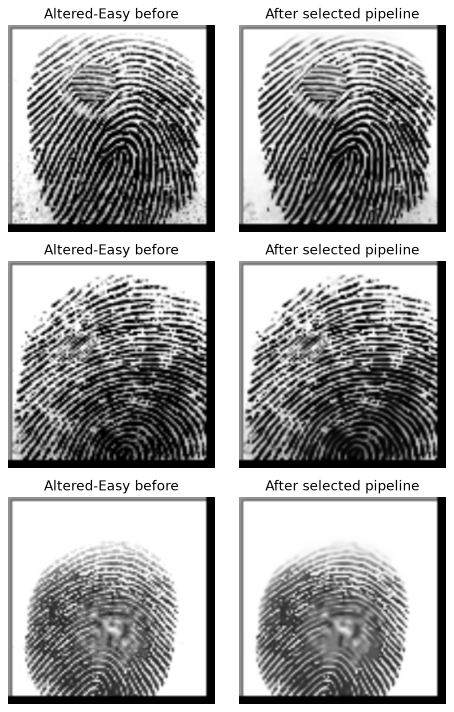
#> input picture Fingerprint_Enhancement_Jupyter_Project/Fingerprint_Enhancement_Jupyter_Project/Fingerprint_Enhancement_Project/outputs/focused_psnr_audit_altered_montage.png, 907 x 1424 px (shown at 1/2 size)
$ python -i focused_psnr_audit_optimisation.py   (imports and definitions only)   (older library calls are emulated)
#> lines starting #> are read from the running program, lines starting #| are printed output that depends on the picture; after the words box and inside, x2 and y2 are one past the last pixel; in counts of white or black regions, pixels touching at a corner belong together
#> further down, picture is the input picture: shape (1424, 907, 3); min 0, max 255, mean 162.8
from __future__ import annotations

import json
import math
import re
import warnings
import zlib
from dataclasses import dataclass
from datetime import datetime
from pathlib import Path
from time import perf_counter
from typing import Callable

import matplotlib

# [1 line not run here, left out]

import matplotlib.pyplot as plt
import numpy as np
import pandas as pd
from PIL import Image
from scipy import ndimage as ndi
from scipy import signal
from skimage import exposure
from skimage import filters
from skimage import measure
from skimage import morphology
from skimage import restoration
from skimage import transform
from skimage.draw import ellipse
from skimage.metrics import mean_squared_error
from skimage.metrics import peak_signal_noise_ratio
from skimage.metrics import structural_similarity

try:
    import cv2
except ImportError:  # pragma: no cover - optional acceleration only
    cv2 = None

try:
    import pywt
except ImportError:  # pragma: no cover - optional dependency fallback
    pywt = None

# [2 lines not run here, left out]


PROJECT_ROOT = Path(__file__).resolve().parent
DATA_ROOT = PROJECT_ROOT / "data" / "SOCOFing"
OUTPUT_DIR = PROJECT_ROOT / "outputs"
# [1 line not run here, left out]

IMAGE_SIZE = (256, 256)
RANDOM_SEED = 20260902
DEV_IMAGES = 12
TEST_IMAGES = 12
LITERATURE_PSNR_BENCHMARK_DB = 28.17
LITERATURE_MSE_REPORTED = 22.27
SUPPORTED_EXTENSIONS = {".bmp", ".png", ".jpg", ".jpeg", ".tif", ".tiff"}


@dataclass(frozen=True)
class CandidateConfig:
    candidate_id: str
    family: str
    label: str
    params: dict[str, object]
    apply: Callable[[np.ndarray], np.ndarray]


@dataclass(frozen=True)
class Scenario:
    scenario_id: str
    label: str
    severity: float
    justification: str
    operation_notes: str
    apply: Callable[[np.ndarray, int], tuple[np.ndarray, dict[str, object]]]


def metric_image(image: np.ndarray) -> np.ndarray:
    image = np.asarray(image, dtype=np.float32)
    image = np.nan_to_num(image, nan=0.0, posinf=1.0, neginf=0.0)
    return np.clip(image, 0.0, 1.0)
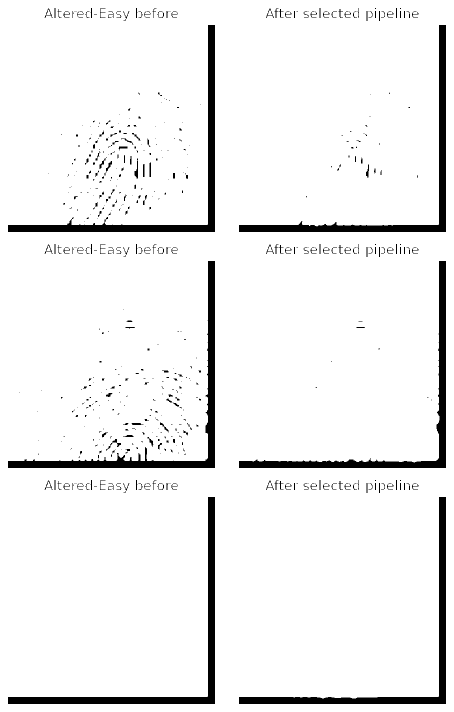
#> returned value: shape (1424, 907, 3) float32 (shown at 1/2 size); values 0 (black) and 1 (white), 93.9% white; 551 black regions (354 under 20 px), largest, box (x1, y1, x2, y2) and area: (16, 522, 430, 936) 11998, (16, 50, 430, 464) 11528, (16, 994, 430, 1408) 11397


# [66 lines left out: functions normalise_image, list_image_files, load_grayscale, raw_image_stats, select_split, psnr_from_mse and 1 more, not called in this run]


def blur_sigma_from_severity(severity: float) -> float:
    return 0.35 + 1.8 * float(severity)


def gaussian_noise_sigma_from_severity(severity: float) -> float:
    return 0.018 + 0.055 * float(severity)


def contrast_scale_from_severity(severity: float) -> float:
    return 1.0 - 0.58 * float(severity)


def illumination_amplitude_from_severity(severity: float) -> float:
    return 0.16 * float(severity)


def impulse_probability_from_severity(severity: float) -> float:
    return 0.0015 * float(severity)


def apply_blur(reference: np.ndarray, severity: float) -> tuple[np.ndarray, dict[str, object]]:
    sigma = blur_sigma_from_severity(severity)
    return metric_image(ndi.gaussian_filter(reference, sigma=sigma)), {"blur_sigma": sigma}


# [257 lines left out: functions apply_gaussian_noise, apply_low_contrast, apply_salt_pepper, apply_smudge, apply_current_stack, make_scenarios and 9 more, not called in this run]


def gaussian_filter(image: np.ndarray, sigma: float) -> np.ndarray:
    return metric_image(ndi.gaussian_filter(metric_image(image), sigma=float(sigma)))


def median_filter(image: np.ndarray, size: int) -> np.ndarray:
    return metric_image(ndi.median_filter(metric_image(image), size=int(size)))


def tv_restoration(image: np.ndarray, weight: float) -> np.ndarray:
    return metric_image(restoration.denoise_tv_chambolle(metric_image(image), weight=float(weight), channel_axis=None))


# [167 lines left out: functions homomorphic_filter, make_candidate_configs, not called in this run]


def fingerprint_mask(image: np.ndarray, block_size: int = 17) -> np.ndarray:
#> called with block_size = 17
    base = metric_image(image)
    mean = ndi.uniform_filter(base, size=block_size, mode="reflect")
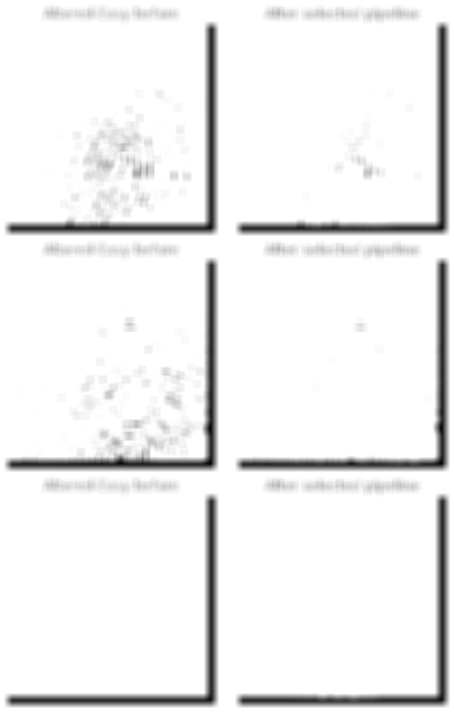
#> mean: shape (1424, 907, 3) float32 (shown at 1/2 size); min 0, max 1, mean 0.939
    mean_sq = ndi.uniform_filter(base * base, size=block_size, mode="reflect")
    local_std = np.sqrt(np.maximum(mean_sq - mean * mean, 0.0))
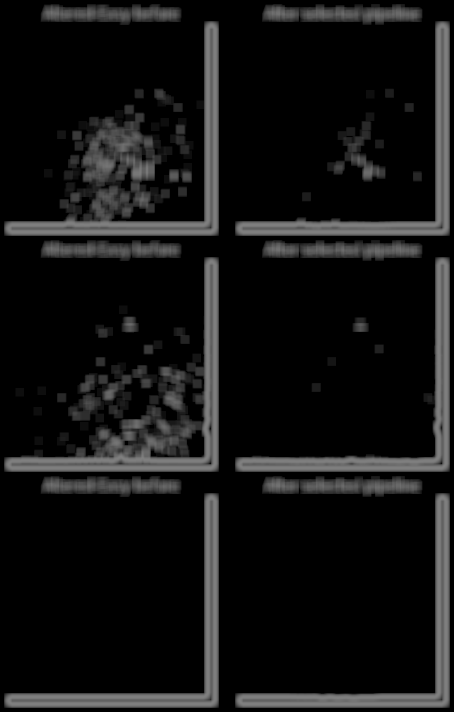
#> local_std: shape (1424, 907, 3) float32 (shown at 1/2 size); min 0, max 0.5, mean 0.0745
    threshold = max(0.012, float(np.percentile(local_std, 70) * 0.55))
#> threshold = 0.012
    mask = (local_std > threshold) | ((base < np.percentile(base, 92)) & (local_std > threshold * 0.55))
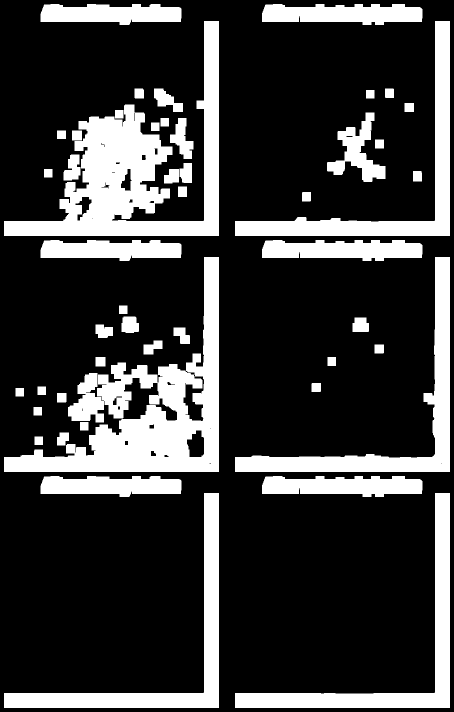
#> mask: shape (1424, 907, 3) bool (shown at 1/2 size); 23.4% white; 49 white regions, largest, box (x1, y1, x2, y2) and area: (8, 514, 438, 944) 59606, (8, 42, 438, 472) 56637, (470, 514, 900, 944) 26160
#> (the run stopped early here; a loop or call above may not have finished)

$ run again, on Fingerprint_Enhancement_Jupyter_Project/Fingerprint_Enhancement_Jupyter_Project/Fingerprint_Enhancement_Project/outputs/hybrid24_controlled_reference_comparison.png
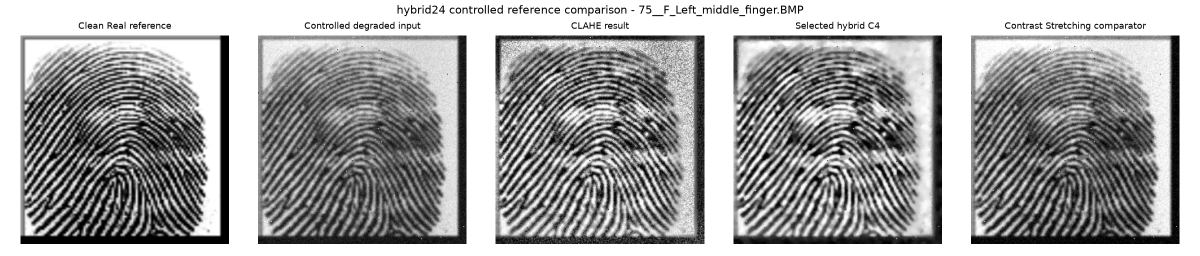
#> input picture Fingerprint_Enhancement_Jupyter_Project/Fingerprint_Enhancement_Jupyter_Project/Fingerprint_Enhancement_Project/outputs/hybrid24_controlled_reference_comparison.png, 2400 x 512 px (shown at 1/2 size)
#> picture is the input picture: shape (512, 2400, 3); min 0, max 255, mean 161.1
#> in metric_image, `return np.clip(image, 0.0, 1.0)`:
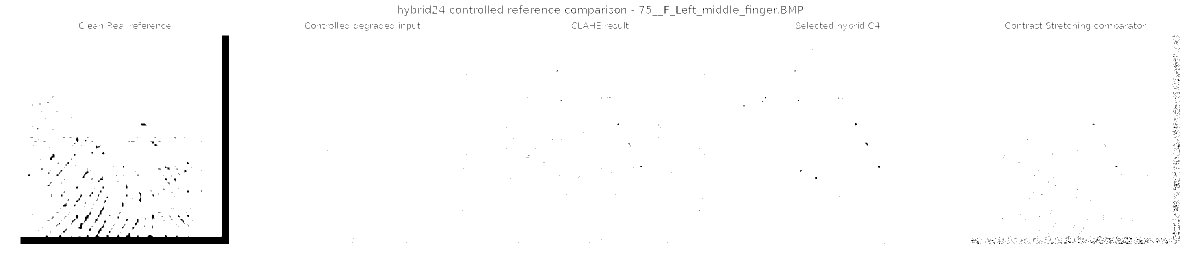
#> returned value: shape (512, 2400, 3) float32 (shown at 1/2 size); values 0 (black) and 1 (white), 98.5% white; 1078 black regions (1024 under 20 px), largest, box (x1, y1, x2, y2) and area: (41, 71, 458, 488) 11761, (168, 423, 182, 445) 80, (196, 413, 208, 434) 61
#> threshold = 0.012
#> in fingerprint_mask, `mask = (local_std > threshold) | ((base < np.percentile(base, 92)) & (..`:
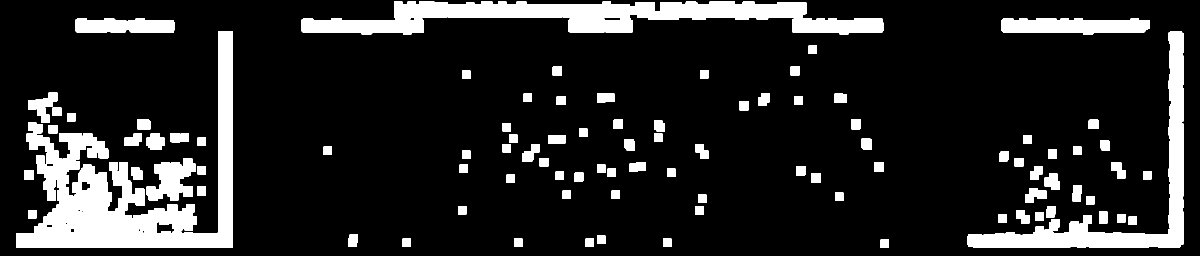
#> mask: shape (512, 2400, 3) bool (shown at 1/2 size); 14.4% white; 100 white regions, largest, box (x1, y1, x2, y2) and area: (33, 63, 466, 496) 57146, (602, 3, 1614, 69) 34737, (1934, 63, 2367, 496) 25913

$ run again, on Fingerprint_Enhancement_Jupyter_Project/Fingerprint_Enhancement_Jupyter_Project/Fingerprint_Enhancement_Project/outputs/hybrid24_direct_easy_comparison.png
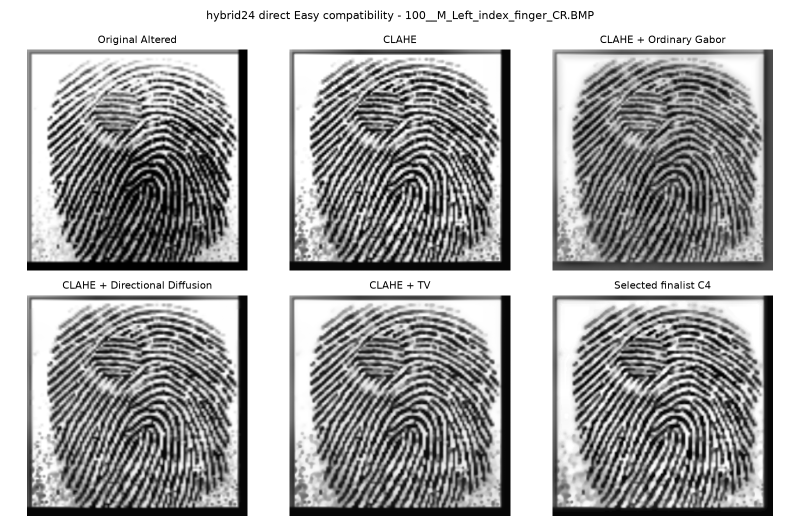
#> input picture Fingerprint_Enhancement_Jupyter_Project/Fingerprint_Enhancement_Jupyter_Project/Fingerprint_Enhancement_Project/outputs/hybrid24_direct_easy_comparison.png, 1600 x 1056 px (shown at 1/2 size)
#> picture is the input picture: shape (1056, 1600, 3); min 0, max 255, mean 169.7
#> in metric_image, `return np.clip(image, 0.0, 1.0)`:
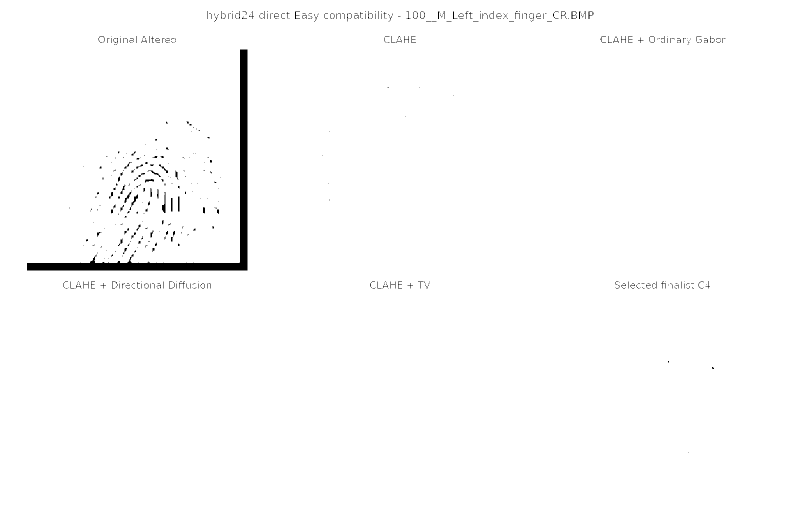
#> returned value: shape (1056, 1600, 3) float32 (shown at 1/2 size); values 0 (black) and 1 (white), 98.8% white; 522 black regions (422 under 20 px), largest, box (x1, y1, x2, y2) and area: (54, 99, 495, 541) 13196, (324, 384, 331, 426) 148, (263, 389, 276, 414) 104
#> threshold = 0.012
#> in fingerprint_mask, `mask = (local_std > threshold) | ((base < np.percentile(base, 92)) & (..`:
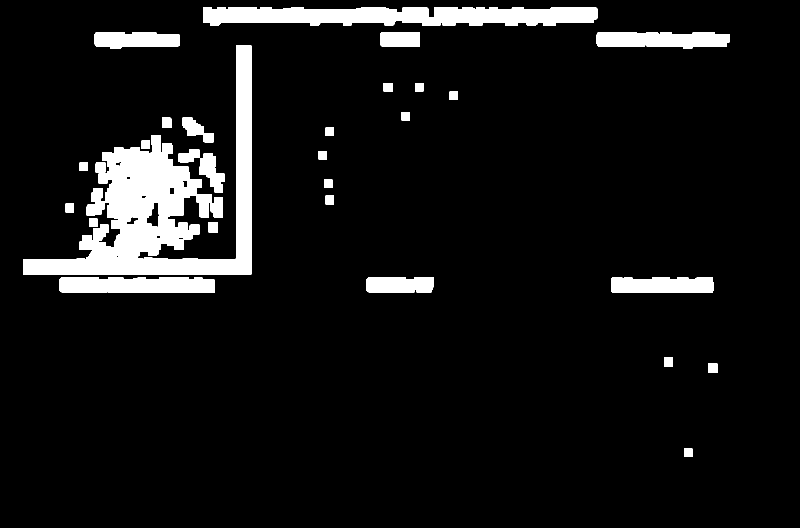
#> mask: shape (1056, 1600, 3) bool (shown at 1/2 size); 7.9% white; 33 white regions, largest, box (x1, y1, x2, y2) and area: (46, 91, 503, 549) 61953, (407, 14, 1195, 51) 24306, (118, 555, 430, 585) 8940
